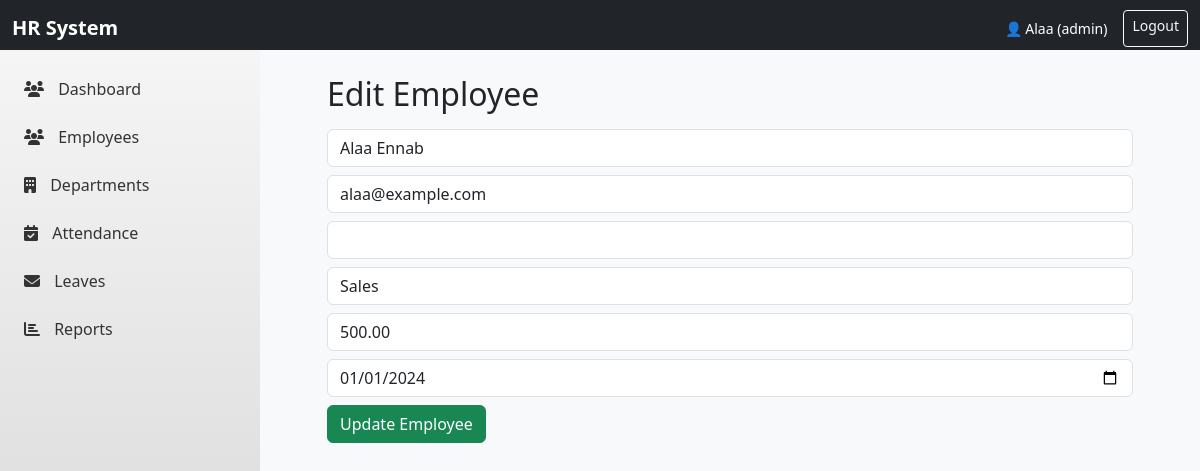
The app's page /employee/edit_employee.php?id=13 (signed in) with its own data.
### tables this page shows
CREATE TABLE `employees` (
  `id` int(11) NOT NULL,
  `name` varchar(100) NOT NULL,
  `email` varchar(100) NOT NULL,
  `department` varchar(100) DEFAULT NULL,
  `phone` varchar(20) DEFAULT NULL,
  `department_id` int(11) DEFAULT NULL,
  `basic_salary` decimal(10,2) DEFAULT 0.00,
  `hire_date` date DEFAULT NULL,
  `created_at` timestamp NOT NULL DEFAULT current_timestamp()
);

CREATE TABLE `departments` (
  `id` int(11) NOT NULL,
  `name` varchar(100) NOT NULL,
  `created_at` timestamp NOT NULL DEFAULT current_timestamp()
);

### employee/edit_employee.php (the view, shortened to what this page needs)
<?php
include "../side_nav_bar.php";
$conn = (new Database())->connect();
$departments = [];
$dept_stmt = $conn->prepare("SELECT id, name FROM departments");
$dept_stmt->execute();
$result = $dept_stmt->get_result();
while($row = $result->fetch_assoc()) {
    $departments[] = $row;
}
if (isset($_GET['id'])) {
    $id = $_GET['id'];
    $stmt = $conn->prepare("SELECT * FROM employees WHERE id=?");
    $stmt->bind_param("i", $id);
    $stmt->execute();
    $employee = $stmt->get_result()->fetch_assoc();
}
?>
<!DOCTYPE html>
<html>
<head>
    <link rel="stylesheet" href="https://cdn.jsdelivr.net/npm/bootstrap@5.3.0/dist/css/bootstrap.min.css">
</head>
<body class="bg-light">
<div class="container mt-5">
      <div class="content">
    <h2>Edit Employee</h2>
    <?php if(isset($employee)): ?>
        <form method="POST" class="mt-3">
            <input type="text" name="name" class="form-control mb-2" value="<?= $employee['name'] ?>" required>
            <input type="email" name="email" class="form-control mb-2" value="<?= $employee['email'] ?>" required>
            <input type="text" name="phone" class="form-control mb-2" value="<?= $employee['phone'] ?>">
            <select name="department_id" class="form-control mb-2">
                <?php foreach($departments as $dept): ?>
                    <option value="<?= $dept['id'] ?>" <?= ($dept['id'] == $employee['department_id']) ? 'selected' : '' ?>>
                        <?= $dept['name'] ?>
                    </option>
                <?php endforeach; ?>
            </select>
            <input type="number" step="0.01" name="basic_salary" class="form-control mb-2" value="<?= $employee['basic_salary'] ?>">
            <input type="date" name="hire_date" class="form-control mb-2" value="<?= $employee['hire_date'] ?>">
            <button type="submit" class="btn btn-success">Update Employee</button>
        </form>
    <?php else: ?>
        <p class="text-danger"> Employee not found.</p>
    <?php endif; ?>
    </div>
    </div>
</body>
</html>

### side_nav_bar.php (style rules this page uses)
body { font-family: 'Segoe UI', Tahoma, Geneva, Verdana, sans-serif; margin: 0; padding: 0; }

### employee/edit_employee.php (style rules this page uses)
.content { margin-left: 260px; padding: 25px; margin-top: 50px; }

### records on screen
employees: name "Alaa Ennab", email "alaa@example.com", department_id "Sales", basic_salary "500.00", hire_date "01/01/2024"

### other values on screen
$_SESSION['username'] "Alaa"
$_SESSION['role'] "admin"
